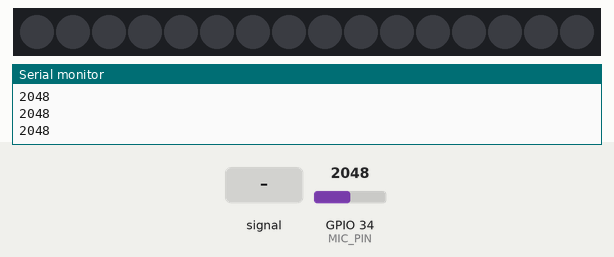
Bench run of a sketch on a simulated ESP32. On the bench: 16 RGB LEDs in strip order, left to right, the last lines printed to the serial monitor. The test bench sets the inputs (shaded band); at power-on: GPIO 34 (MIC_PIN) = 2048.

Above: at 1.2 s.
1.3 s: GPIO 34 (MIC_PIN) fed a 200 Hz sine of ±1023 counts around its level
At 1.4 s:
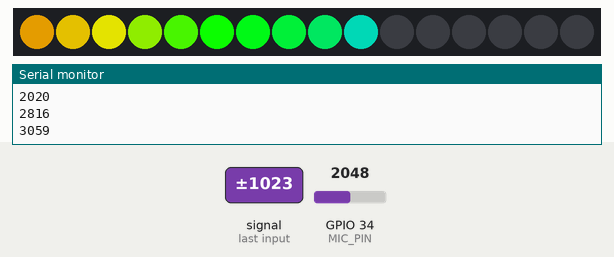
4.2 s: GPIO 34 (MIC_PIN) set to 3603
At 4.6 s:
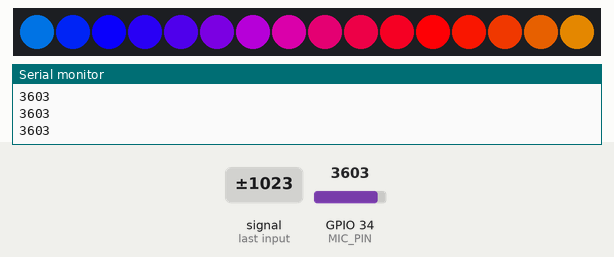
6.8 s: GPIO 34 (MIC_PIN) set to 3250
9.3 s: GPIO 34 (MIC_PIN) set to 3157
At 9.52 s:
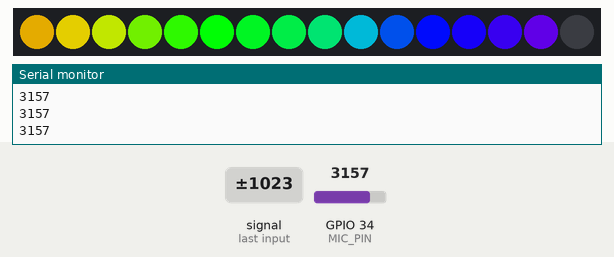
11.7 s: GPIO 34 (MIC_PIN) fed a 200 Hz sine of ±327 counts around its level
At 11.97 s:
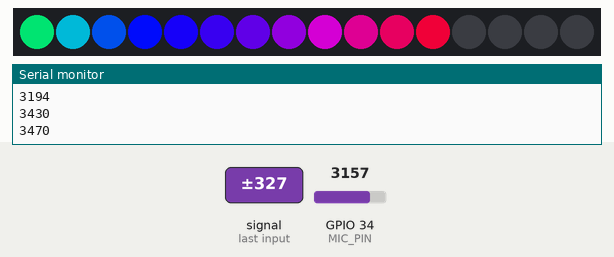
14.7 s: GPIO 34 (MIC_PIN) set to 2866
At 15.04 s:
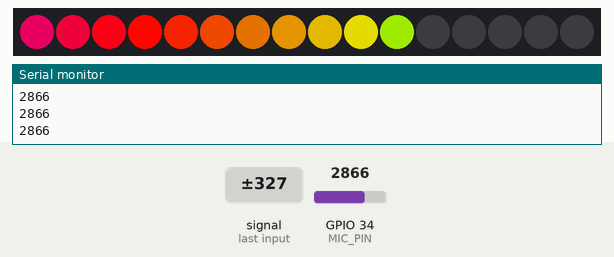
Timing chart, 0 to 17.7 s (numbered marks = the images above; inputs shaded):
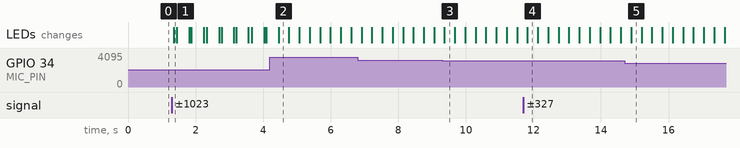

Measured:
- the behaviour switches between 3200 and 3199 on GPIO 34 (MIC_PIN) (found by bisection; images 2 and 3)
- after the input at 1.3 s, the LEDs: change after 0.06 s (image 1)
- after the input at 4.2 s, the LEDs: change after 0.26 s (image 2)
- after the input at 9.3 s, the LEDs: change after 0.07 s (image 3)
- after the input at 14.7 s, the LEDs: change after 0.19 s (image 5)

The sketch:

project_refa3y_0.4.ino
```cpp
#include <FastLED.h>

#define LED_PIN     25
#define NUM_LEDS    16
#define MIC_PIN     34  // Analog pin connected to MAX9814 OUT
#define LED_TYPE    WS2812B
#define COLOR_ORDER GRB

CRGB leds[NUM_LEDS];
uint8_t gHue = 0;

void setup() {
  FastLED.addLeds<LED_TYPE, LED_PIN, COLOR_ORDER>(leds, NUM_LEDS);
  FastLED.clear();
  FastLED.show();
  Serial.begin(115200);
}

void loop() {
  int micValue = analogRead(MIC_PIN); // Read microphone analog value
  Serial.println(micValue);           // Optional: view raw sound input

  // Map mic value to number of LEDs to light
  int level = map(micValue, 2000, 3200, 0, NUM_LEDS);
  level = constrain(level, 0, NUM_LEDS);

  // Show rainbow with brightness based on sound
  for (int i = 0; i < NUM_LEDS; i++) {
    if (i < level) {
      leds[i] = CHSV(gHue + (i * 10), 255, 255);  // Rainbow effect
    } else {
      leds[i] = CRGB::Black;
    }
  }

  FastLED.show();
  gHue++;  // Cycle through rainbow colors slowly
  delay(30);
}
```
